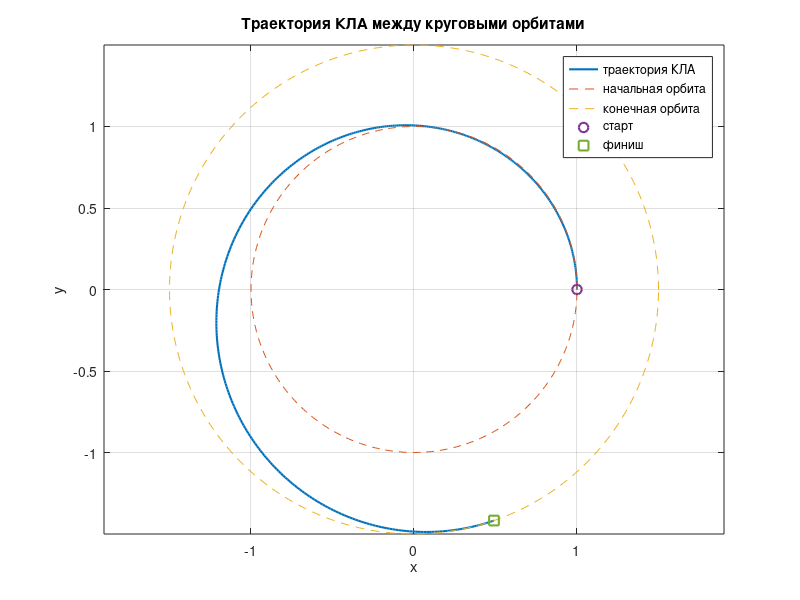
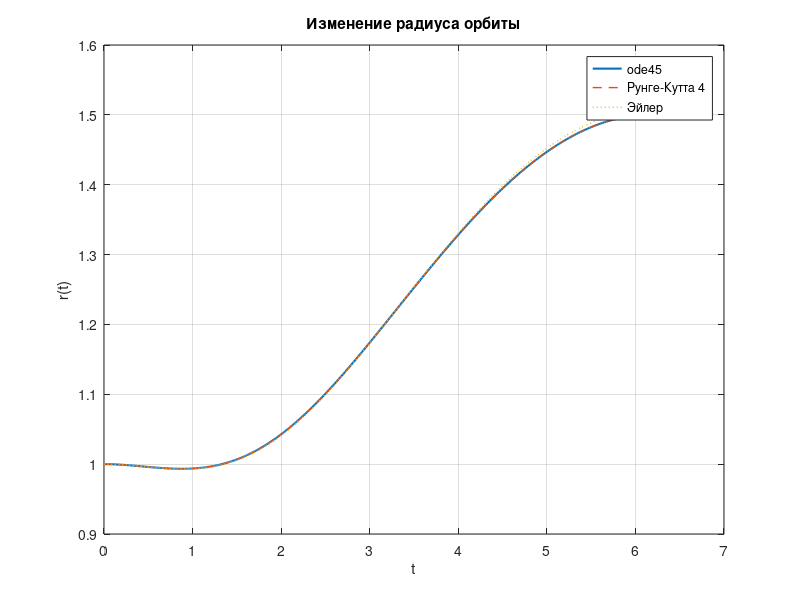
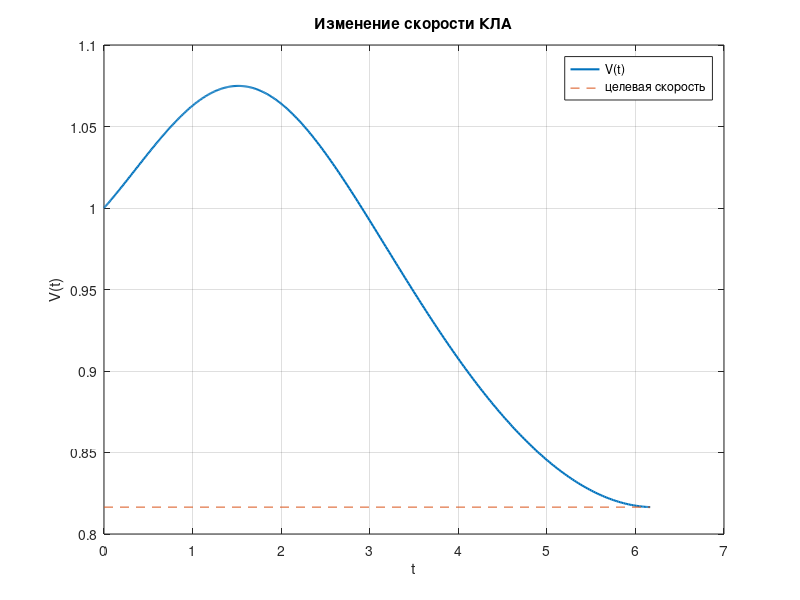
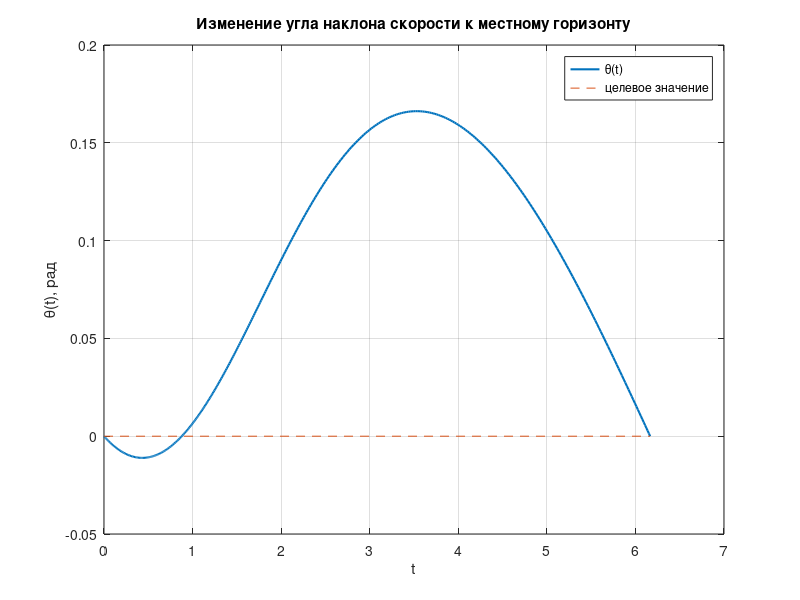

Write the MATLAB code that produced these figures, in order.
function kursovaya_task7()
% Курсовая работа. Задача 7. Межорбитальный перелет КЛА.
% Расчет траектории управляемого перелета между двумя круговыми орбитами.
% В файле используются методы, изученные в семестре:
% 1) ode45 - встроенный метод Рунге-Кутта 4-5 порядка;
% 2) rk4_method - собственная реализация метода Рунге-Кутта 4 порядка;
% 3) euler_method - собственная реализация метода Эйлера.

clc;
clear;
close all;

% ----------------------- Исходные данные -----------------------
% Так как в задании конкретные численные значения не заданы,
% используются безразмерные расчетные данные.
p.mu = 1.0;          % гравитационный параметр центрального тела
p.P  = 0.08;         % постоянная тяга ЭРД
p.q  = 0.0005;       % секундный расход массы
p.m0 = 1.0;          % начальная масса КЛА

p.r0 = 1.0;          % радиус начальной круговой орбиты
p.rk = 1.5;          % радиус конечной круговой орбиты
p.v0 = sqrt(p.mu/p.r0);  % скорость на начальной круговой орбите
p.vk = sqrt(p.mu/p.rk);  % скорость на конечной круговой орбите
p.theta0 = 0.0;      % начальный угол наклона скорости к горизонту
p.thetak = 0.0;      % конечный угол наклона скорости к горизонту
p.phi0 = 0.0;        % начальный полярный угол

x0 = [p.v0; p.theta0; p.r0; p.phi0];

% ----------------------- Управление ----------------------------
% Угол тяги аппроксимируется кубическим полиномом:
% alpha(t) = a0 + a1*tau + a2*tau^2 + a3*tau^3, tau = t/tk.
% Вектор u = [a0 a1 a2 a3 tk]. Начальное приближение уже близко к решению,
% а fminsearch уточняет его методом пристрелки.
u0 = [-0.62853419, -1.33301805, -0.14829783, 0.52414630, 6.09257065];

options = optimset('Display', 'iter', ...
                   'MaxIter', 500, ...
                   'MaxFunEvals', 2000, ...
                   'TolX', 1e-10, ...
                   'TolFun', 1e-12);

u = fminsearch(@(u) objective_function(u, p, x0), u0, options);

fprintf('\nНайденные параметры управления:\n');
fprintf('a0 = %.10f\n', u(1));
fprintf('a1 = %.10f\n', u(2));
fprintf('a2 = %.10f\n', u(3));
fprintf('a3 = %.10f\n', u(4));
fprintf('tk = %.10f\n', u(5));

% ----------------------- Основной расчет ode45 ------------------
tk = u(5);
ode_options = odeset('RelTol', 1e-9, 'AbsTol', 1e-11);
[t_ode, x_ode] = ode45(@(t, x) rhs_orbit(t, x, u, p), [0 tk], x0, ode_options);

% ----------------------- Ручные методы --------------------------
N = 300;
[t_euler, x_euler] = euler_method(@(t, x) rhs_orbit(t, x, u, p), [0 tk], x0, N);
[t_rk4, x_rk4] = rk4_method(@(t, x) rhs_orbit(t, x, u, p), [0 tk], x0, N);

% ----------------------- Итоговые значения ----------------------
xk_ode = x_ode(end, :);
xk_rk4 = x_rk4(end, :);
xk_euler = x_euler(end, :);

fprintf('\nЦелевые значения:\n');
fprintf('V_k = %.10f, theta_k = %.10f, r_k = %.10f\n', p.vk, p.thetak, p.rk);

fprintf('\nИтог ode45:\n');
fprintf('V = %.10f, theta = %.10f, r = %.10f, phi = %.10f\n', xk_ode(1), xk_ode(2), xk_ode(3), xk_ode(4));

fprintf('\nИтог RK4:\n');
fprintf('V = %.10f, theta = %.10f, r = %.10f, phi = %.10f\n', xk_rk4(1), xk_rk4(2), xk_rk4(3), xk_rk4(4));

fprintf('\nИтог Эйлера:\n');
fprintf('V = %.10f, theta = %.10f, r = %.10f, phi = %.10f\n', xk_euler(1), xk_euler(2), xk_euler(3), xk_euler(4));

% ----------------------- Таблица результатов --------------------
alpha_ode = alpha_control(t_ode, u);
mass_ode = p.m0 - p.q*t_ode;
result = [t_ode, x_ode(:,1), x_ode(:,2), x_ode(:,3), x_ode(:,4), alpha_ode, mass_ode];

fid = fopen('kursovaya_task7_results.csv', 'w');
fprintf(fid, 't,V,theta,r,phi,alpha,m\n');
fprintf(fid, '%.10f,%.10f,%.10f,%.10f,%.10f,%.10f,%.10f\n', result');
fclose(fid);

% ----------------------- Графики --------------------------------
% 1. Траектория в декартовых координатах.
figure('Name', 'Траектория межорбитального перелета');
phi = x_ode(:,4);
r = x_ode(:,3);
X = r.*cos(phi);
Y = r.*sin(phi);
plot(X, Y, 'LineWidth', 1.5);
hold on;
ang = linspace(0, 2*pi, 400);
plot(p.r0*cos(ang), p.r0*sin(ang), '--');
plot(p.rk*cos(ang), p.rk*sin(ang), '--');
plot(X(1), Y(1), 'o', 'MarkerSize', 7, 'LineWidth', 1.5);
plot(X(end), Y(end), 's', 'MarkerSize', 7, 'LineWidth', 1.5);
axis equal;
grid on;
xlabel('x');
ylabel('y');
title('Траектория КЛА между круговыми орбитами');
legend('траектория КЛА', 'начальная орбита', 'конечная орбита', 'старт', 'финиш', 'Location', 'best');

% 2. Радиус от времени.
figure('Name', 'Изменение радиуса');
plot(t_ode, x_ode(:,3), 'LineWidth', 1.5);
hold on;
plot(t_rk4, x_rk4(:,3), '--', 'LineWidth', 1.0);
plot(t_euler, x_euler(:,3), ':', 'LineWidth', 1.0);
grid on;
xlabel('t');
ylabel('r(t)');
title('Изменение радиуса орбиты');
legend('ode45', 'Рунге-Кутта 4', 'Эйлер', 'Location', 'best');

% 3. Скорость от времени.
figure('Name', 'Изменение скорости');
plot(t_ode, x_ode(:,1), 'LineWidth', 1.5);
hold on;
plot([0 tk], [p.vk p.vk], '--');
grid on;
xlabel('t');
ylabel('V(t)');
title('Изменение скорости КЛА');
legend('V(t)', 'целевая скорость', 'Location', 'best');

% 4. Угол theta от времени.
figure('Name', 'Угол наклона скорости');
plot(t_ode, x_ode(:,2), 'LineWidth', 1.5);
hold on;
plot([0 tk], [p.thetak p.thetak], '--');
grid on;
xlabel('t');
ylabel('\theta(t), рад');
title('Изменение угла наклона скорости к местному горизонту');
legend('\theta(t)', 'целевое значение', 'Location', 'best');

% 5. Закон управления alpha(t).
figure('Name', 'Закон управления');
plot(t_ode, alpha_ode, 'LineWidth', 1.5);
grid on;
xlabel('t');
ylabel('\alpha(t), рад');
title('Закон изменения направления тяги ЭРД');

% 6. Изменение массы.
figure('Name', 'Изменение массы');
plot(t_ode, mass_ode, 'LineWidth', 1.5);
grid on;
xlabel('t');
ylabel('m(t)');
title('Изменение массы КЛА');

end

% =================================================================
function dx = rhs_orbit(t, x, u, p)
% Правая часть системы дифференциальных уравнений межорбитального перелета.
V = x(1);
theta = x(2);
r = x(3);
phi = x(4);

alpha = alpha_control(t, u);
m = p.m0 - p.q*t;

if m <= 0 || V <= 0 || r <= 0
    dx = [0; 0; 0; 0];
    return;
end

dV = p.P*cos(alpha)/m - p.mu*sin(theta)/(r^2);
dtheta = p.P*sin(alpha)/(m*V) + (V/r - p.mu/(r^2*V))*cos(theta);
dr = V*sin(theta);
dphi = V*cos(theta)/r;

dx = [dV; dtheta; dr; dphi];
end

% =================================================================
function alpha = alpha_control(t, u)
% Кубический закон управления направлением тяги.
tk = u(5);
tau = t./tk;
alpha = u(1) + u(2).*tau + u(3).*tau.^2 + u(4).*tau.^3;
end

% =================================================================
function J = objective_function(u, p, x0)
% Целевая функция метода пристрелки.
% Минимизируются отклонения V(tk), theta(tk), r(tk) от заданных значений.
tk = u(5);

if tk <= 0 || (p.m0 - p.q*tk) <= 0.1
    J = 1e20;
    return;
end

try
    ode_options = odeset('RelTol', 1e-7, 'AbsTol', 1e-9);
    [~, x] = ode45(@(t, x) rhs_orbit(t, x, u, p), [0 tk], x0, ode_options);
    xf = x(end, :);
catch
    J = 1e20;
    return;
end

if any(~isfinite(xf)) || xf(1) <= 0 || xf(3) <= 0
    J = 1e20;
    return;
end

eV = (xf(1) - p.vk)/p.vk;
etheta = xf(2) - p.thetak;
er = (xf(3) - p.rk)/p.rk;

% Большие коэффициенты заставляют метод точно выполнить граничные условия.
J = 1e6*eV^2 + 1e6*etheta^2 + 1e6*er^2 + 1e-4*sum(u(1:4).^2);
end

% =================================================================
function [t, x] = euler_method(f, interval, x0, N)
% Собственная реализация метода Эйлера для системы ДУ.
t0 = interval(1);
tk = interval(2);
h = (tk - t0)/N;
t = linspace(t0, tk, N + 1)';
x = zeros(N + 1, length(x0));
x(1, :) = x0';

for i = 1:N
    dx = f(t(i), x(i, :)');
    x(i + 1, :) = x(i, :) + h*dx';
end
end

% =================================================================
function [t, x] = rk4_method(f, interval, x0, N)
% Собственная реализация классического метода Рунге-Кутта 4 порядка.
t0 = interval(1);
tk = interval(2);
h = (tk - t0)/N;
t = linspace(t0, tk, N + 1)';
x = zeros(N + 1, length(x0));
x(1, :) = x0';

for i = 1:N
    xi = x(i, :)';
    ti = t(i);
    k1 = f(ti, xi);
    k2 = f(ti + h/2, xi + h*k1/2);
    k3 = f(ti + h/2, xi + h*k2/2);
    k4 = f(ti + h, xi + h*k3);
    x(i + 1, :) = (xi + h*(k1 + 2*k2 + 2*k3 + k4)/6)';
end
end
